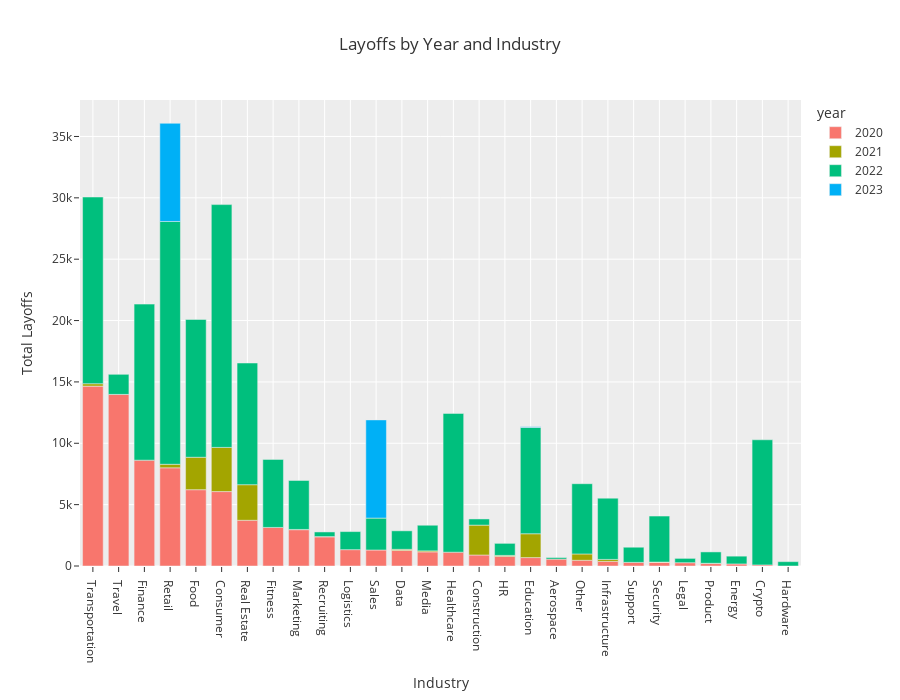

Notebook code cell kept with this figure:
### Code cell
# Layoffs by year and industry with stacked barchart

fig = px.bar(df_ind_yr.sort_values(by=['total_laid_off'], ascending=False), x="industry", y="total_laid_off",
             color='year',
             height=700,
            template = 'ggplot2',
             title="Layoffs by Year and Industry",
            category_orders = {'year': ['2020', '2021', '2022', '2023']},
             labels={'industry': 'Industry', 'total_laid_off':'Total Layoffs'})
fig.update_layout(title_x=0.5)
fig.show()

### Figure 1 — Plotly figure (JSON) as saved in the notebook; plotly's stock layout.template omitted (floating-point values rounded to 4 significant figures)
{"data": [{"alignmentgroup": "True", "hovertemplate": "year=2020<br>Industry=%{x}<br>Total Layoffs=%{y}<extra></extra>", "legendgroup": "2020", "marker": {"color": "#F8766D", "pattern": {"shape": ""}}, "name": "2020", "offsetgroup": "2020", "orientation": "v", "showlegend": true, "textposition": "auto", "type": "bar", "x": ["Transportation", "Travel", "Finance", "Retail", "Food", "Consumer", "Real Estate", "Fitness", "Marketing", "Recruiting", "Logistics", "Sales", "Data", "Media", "Healthcare", "Construction", "HR", "Education", "Aerospace", "Other", "Infrastructure", "Support", "Security", "Legal", "Product", "Energy", "Crypto"], "xaxis": "x", "y": [14656, 13983, 8624, 8002, 6218, 6063, 3726.0, 3142, 2958, 2382, 1331.0, 1304, 1268, 1150, 1125, 896, 782, 685, 561, 466, 377, 294, 288, 270, 199, 167, 91], "yaxis": "y"}, {"alignmentgroup": "True", "hovertemplate": "year=2021<br>Industry=%{x}<br>Total Layoffs=%{y}<extra></extra>", "legendgroup": "2021", "marker": {"color": "#A3A500", "pattern": {"shape": ""}}, "name": "2021", "offsetgroup": "2021", "orientation": "v", "showlegend": true, "textposition": "auto", "type": "bar", "x": ["Consumer", "Real Estate", "Food", "Construction", "Education", "Other", "Retail", "Transportation", "Infrastructure", "Data", "Media", "HR", "Security", "Product", "Marketing", "Recruiting"], "xaxis": "x", "y": [3600, 2900, 2644, 2434, 1943, 515, 288, 200, 160, 90, 83, 80, 30, 22, 21, 13], "yaxis": "y"}, {"alignmentgroup": "True", "hovertemplate": "year=2022<br>Industry=%{x}<br>Total Layoffs=%{y}<extra></extra>", "legendgroup": "2022", "marker": {"color": "#00BF7D", "pattern": {"shape": ""}}, "name": "2022", "offsetgroup": "2022", "orientation": "v", "showlegend": true, "textposition": "auto", "type": "bar", "x": ["Consumer", "Retail", "Transportation", "Finance", "Healthcare", "Food", "Crypto", "Real Estate", "Education", "Other", "Fitness", "Infrastructure", "Marketing", "Security", "Sales", "Media", "Travel", "Data", "Logistics", "Support", "HR", "Product", "Energy", "Construction", "Recruiting", "Hardware", "Legal", "Aerospace"], "xaxis": "x", "y": [19786, 19784, 15211, 12716, 11310.0, 11228, 10193, 9915, 8658, 5725.0, 5546, 4991, 3991.0, 3750, 2601, 2089.0, 1637, 1509, 1473, 1236, 983, 926, 635, 503, 380, 354, 350, 125.6], "yaxis": "y"}, {"alignmentgroup": "True", "hovertemplate": "year=2023<br>Industry=%{x}<br>Total Layoffs=%{y}<extra></extra>", "legendgroup": "2023", "marker": {"color": "#00B0F6", "pattern": {"shape": ""}}, "name": "2023", "offsetgroup": "2023", "orientation": "v", "showlegend": true, "textposition": "auto", "type": "bar", "x": ["Sales", "Retail", "Education"], "xaxis": "x", "y": [8000, 8000, 60], "yaxis": "y"}], "layout": {"barmode": "relative", "height": 700, "legend": {"title": {"text": "year"}, "tracegroupgap": 0}, "title": {"text": "Layoffs by Year and Industry", "x": 0.5}, "xaxis": {"anchor": "y", "domain": [0, 1], "title": {"text": "Industry"}}, "yaxis": {"anchor": "x", "domain": [0, 1], "title": {"text": "Total Layoffs"}}}}
